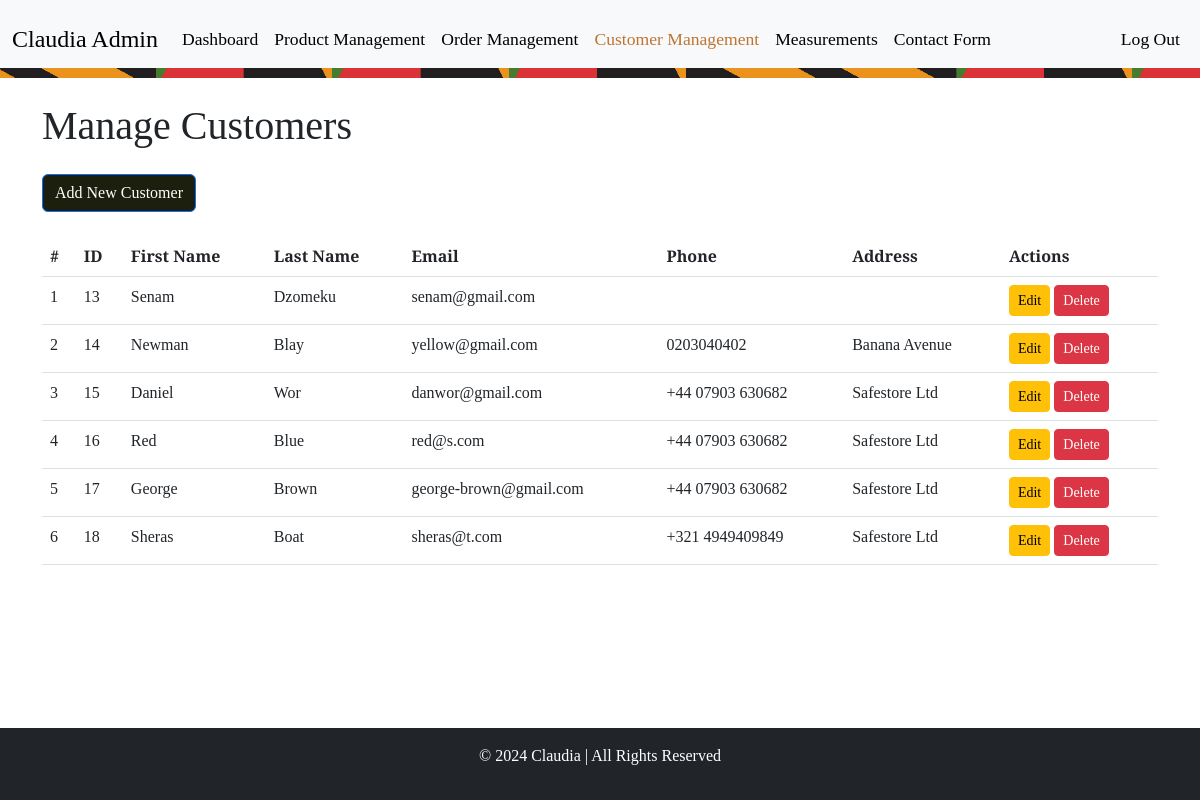
Screenshot of /view/admin/customer-management.php (signed in) with the database file from the repository.
### tables this page shows
CREATE TABLE `customers` (
  `customer_id` int NOT NULL,
  `fname` varchar(255) NOT NULL,
  `lname` varchar(255) NOT NULL,
  `email` varchar(255) NOT NULL,
  `phone` varchar(20) DEFAULT NULL,
  `address` text,
  `username` varchar(50) DEFAULT NULL,
  `password` varchar(255) DEFAULT NULL,
  `created_at` timestamp NOT NULL DEFAULT CURRENT_TIMESTAMP,
  `updated_at` timestamp NOT NULL DEFAULT CURRENT_TIMESTAMP ON UPDATE CURRENT_TIMESTAMP,
  `role` enum('customer') NOT NULL DEFAULT 'customer'
);

### view/admin/customer-management.php (the view, shortened to what this page needs)
<?php
include '../../db/config.php';
$customer_query = "SELECT * FROM customers";
$result = $conn->query($customer_query);
?>
<!DOCTYPE html>
<html lang="en">
<head>
    <link href="https://cdn.jsdelivr.net/npm/bootstrap@5.3.0-alpha3/dist/css/bootstrap.min.css" rel="stylesheet">
    <link rel="stylesheet" href="../../css/style.css">
    <link rel="stylesheet" href="../../css/adminstyle.css">
</head>
<body>
    <nav class="navbar navbar-expand-lg navbar-light bg-light">
        <div class="container-fluid">
            <a class="navbar-brand" href="admin-dashboard.php">Claudia Admin</a>
            <div class="collapse navbar-collapse" id="navbarNav">
                <ul class="navbar-nav me-auto mb-2 mb-lg-0">
                    <li class="nav-item">
                        <a class="nav-link" href="admin-dashboard.php">Dashboard</a>
                    </li>
                    <li class="nav-item">
                        <a class="nav-link" href="product-management.php">Product Management</a>
                    </li>
                    <li class="nav-item">
                        <a class="nav-link" href="order-management.php">Order Management</a>
                    </li>
                    <li class="nav-item">
                        <a class="nav-link active1" href="customer-management.php">Customer Management</a>
                    </li>
                    <li class="nav-item">
                        <a class="nav-link" href="measurements.php">Measurements</a>
                    </li>
                    <li class="nav-item">
                        <a class="nav-link" href="contact-management.php">Contact Form</a>
                    </li>
                </ul>
                <ul class="navbar-nav">
                    <li class="nav-item">
                        <a class="nav-link" href="../../actions/log-out-admin.php?logout=true">Log Out</a>
                    </li>
                </ul>
            </div>
        </div>
        <div class="kente-strip"></div>
    </nav>
    <main>
        <div class="container">
            <h1 class="my-4 page_header">Manage Customers</h1>
            <a href="#" class="btn btn-primary mb-4" onclick="openAddCustomerModal()">Add New Customer</a>
            <table class="table">
                <thead>
                    <tr>
                        <th>#</th>
                        <th>ID</th>
                        <th>First Name</th>
                        <th>Last Name</th>
                        <th>Email</th>
                        <th>Phone</th>
                        <th>Address</th>
                        <th>Actions</th>
                    </tr>
                </thead>
                <tbody>
                    <?php
                    if ($result->num_rows > 0) {
                        $count = 1;
                        while ($row = $result->fetch_assoc()) {
                            echo '<tr>';
                            echo '<td>' . htmlspecialchars($count) . '</td>';
                            echo '<td>' . htmlspecialchars($row['customer_id']) . '</td>';
                            echo '<td>' . htmlspecialchars($row['fname']) . '</td>';
                            echo '<td>' . htmlspecialchars($row['lname']) . '</td>';
                            echo '<td>' . htmlspecialchars($row['email']) . '</td>';
                            echo '<td>' . htmlspecialchars($row['phone']) . '</td>';
                            echo '<td>' . htmlspecialchars($row['address']) . '</td>';
                            echo '<td>
                                    <button type="button" class="btn btn-warning btn-sm" onclick="openEditCustomerModal(' . $row['customer_id'] . ')">Edit</button>
                                    <button type="button" class="btn btn-danger btn-sm" onclick="confirmDeleteCustomer(' . $row['customer_id'] . ')">Delete</button>
                                  </td>';
                            echo '</tr>';
                            $count++;
                        }
                    } else {
                        echo '<tr><td colspan="6" class="text-center">No customers available</td></tr>';
                    }
                    ?>
                </tbody>
            </table>
        </div>
    </main>
    <footer class="bg-dark text-white text-center py-3 mt-5">
        <p>&copy; 2024 Claudia | All Rights Reserved</p>
    </footer>
</body>
</html>

### css/style.css (style rules this page uses)
:root { --primary-color: #57200e; --dark-green:#242612; --light-green:#282a20; --wine: #2b1919; --font-size: 16px; --main-font: "Playfair Display", serif; --capital-font: "Cormorant SC", serif; }
.navbar-brand { font-family: var(--capital-font); font-size: 1.5rem; color: #000; }
.nav-link { font-family: var(--capital-font); color: #000; font-size: 1.1rem; transition: color 0.3s ease; }
.active1 { color: #be7532; text-decoration: none; }
.navbar-collapse { padding: 10px 0; }
.kente-strip { width: 100%; height: 10px; background-image: url('../images/kente_strip.jpg'); background-size: cover; background-position: center; position: absolute; bottom: 0; left: 0; z-index: 1; }
.mb-4 { margin-bottom: 1.5rem; }

### css/adminstyle.css (style rules this page uses)
:root { --primary-color: #57200e; --font-size: 16px; --main-font: "Playfair Display", serif; --capital-font: "Cormorant SC", serif; }
.page_header { font-family: "Playfair Display", serif; }
body { display: flex; flex-direction: column; min-height: 100vh; margin: 0; }
main { flex-grow: 1; }
footer { background-color: var(--primary-color); color: white; padding: 1rem; text-align: center; font-family:var(--capital-font); }
tr { font-family: "Playfair Display", serif; font-style: bold; }
.btn-primary { font-family: "Playfair Display", serif; background-color: #1D1F0E; }

### rows the page displays
customers: customer_id "13", fname "Senam", lname "Dzomeku", email "senam@gmail.com"
customers: customer_id "14", fname "Newman", lname "Blay", email "yellow@gmail.com", phone "0203040402", address "Banana Avenue"
customers: customer_id "15", fname "Daniel", lname "Wor", email "danwor@gmail.com", phone "+44 07903 630682", address "Safestore Ltd"
customers: customer_id "16", fname "Red", lname "Blue", email "red@s.com", phone "+44 07903 630682", address "Safestore Ltd"
customers: customer_id "17", fname "George", lname "Brown", email "george-brown@gmail.com", phone "+44 07903 630682", address "Safestore Ltd"
customers: customer_id "18", fname "Sheras", lname "Boat", email "sheras@t.com", phone "+321 4949409849", address "Safestore Ltd"
